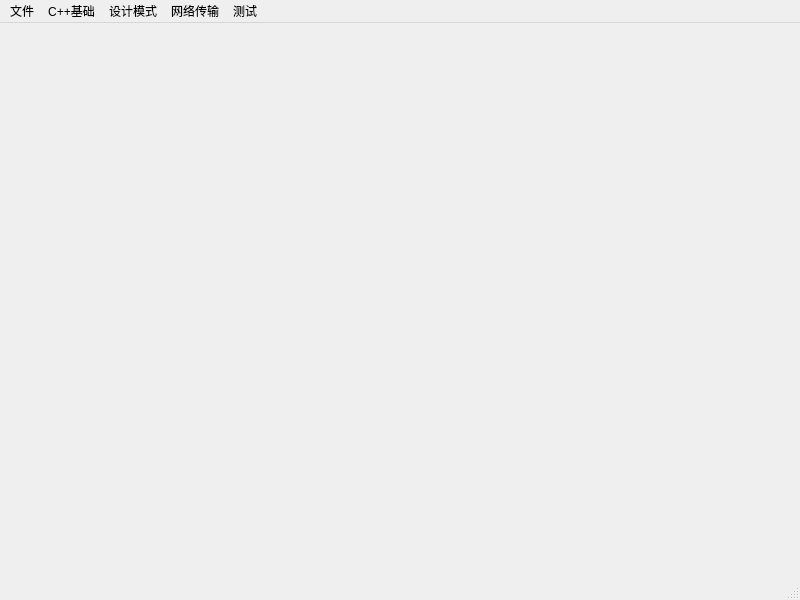
<?xml version="1.0" encoding="UTF-8"?>
<ui version="4.0">
 <class>MainWindow</class>
 <widget class="QMainWindow" name="MainWindow">
  <property name="geometry">
   <rect>
    <x>0</x>
    <y>0</y>
    <width>800</width>
    <height>600</height>
   </rect>
  </property>
  <property name="windowTitle">
   <string>MainWindow</string>
  </property>
  <widget class="QWidget" name="centralwidget"/>
  <widget class="QMenuBar" name="menubar">
   <property name="geometry">
    <rect>
     <x>0</x>
     <y>0</y>
     <width>800</width>
     <height>22</height>
    </rect>
   </property>
   <widget class="QMenu" name="menu">
    <property name="title">
     <string>设计模式</string>
    </property>
    <widget class="QMenu" name="menuCreation">
     <property name="title">
      <string>创建型模式</string>
     </property>
     <addaction name="actionSimpleFactory"/>
     <addaction name="actionFactory"/>
     <addaction name="actionAbstractFactory"/>
     <addaction name="separator"/>
     <addaction name="actionSingleton"/>
     <addaction name="actionBuilder"/>
     <addaction name="separator"/>
     <addaction name="actionPrototype"/>
    </widget>
    <widget class="QMenu" name="menuStructural">
     <property name="title">
      <string>结构型模式</string>
     </property>
     <addaction name="actionAdapter"/>
     <addaction name="actionBridge"/>
     <addaction name="actionFilter"/>
     <addaction name="actionComposite"/>
     <addaction name="actionDecorator"/>
     <addaction name="actionFacade"/>
     <addaction name="actionFlyweight"/>
     <addaction name="actionProxy"/>
    </widget>
    <widget class="QMenu" name="menuBehavioral">
     <property name="title">
      <string>行为型模式</string>
     </property>
     <addaction name="actionChainOfResponsibility"/>
     <addaction name="actionCommand"/>
     <addaction name="actionInterpreter"/>
     <addaction name="actionIterator"/>
     <addaction name="actionMediator"/>
     <addaction name="actionMemento"/>
     <addaction name="actionObserver"/>
     <addaction name="actionState"/>
     <addaction name="actionNullObject"/>
     <addaction name="actionStrategy"/>
     <addaction name="actionTemplate"/>
     <addaction name="actionVistor"/>
    </widget>
    <widget class="QMenu" name="menuJ2EE">
     <property name="title">
      <string>J2EE模式</string>
     </property>
     <addaction name="actionMvc"/>
     <addaction name="actionBusinessDelegate"/>
     <addaction name="actionCompositeEntity"/>
     <addaction name="actionDataAccessObj"/>
     <addaction name="actionFrontController"/>
     <addaction name="actionInterceptingFilter"/>
     <addaction name="actionServiceLocator"/>
     <addaction name="actionTransferObj"/>
    </widget>
    <addaction name="menuCreation"/>
    <addaction name="menuStructural"/>
    <addaction name="menuBehavioral"/>
    <addaction name="separator"/>
    <addaction name="menuJ2EE"/>
   </widget>
   <widget class="QMenu" name="menuBaseOnCpp">
    <property name="title">
     <string>C++基础</string>
    </property>
   </widget>
   <widget class="QMenu" name="menuFiles">
    <property name="title">
     <string>文件</string>
    </property>
    <widget class="QMenu" name="menuBinFileOpt">
     <property name="title">
      <string>二进制文件</string>
     </property>
     <addaction name="actionQtBinFileOpt"/>
     <addaction name="actionStdBinFileOpt"/>
    </widget>
    <addaction name="menuBinFileOpt"/>
    <addaction name="actionRenixFileOpt"/>
    <addaction name="actionTextOpt"/>
    <addaction name="actionOfficeOpt"/>
    <addaction name="actionFileEncodeChange"/>
    <addaction name="actionQuit"/>
   </widget>
   <widget class="QMenu" name="menuNetwork">
    <property name="title">
     <string>网络传输</string>
    </property>
    <widget class="QMenu" name="menuFtp">
     <property name="title">
      <string>Ftp</string>
     </property>
     <addaction name="actionFtpServer"/>
     <addaction name="actionFtpClient"/>
    </widget>
    <widget class="QMenu" name="menuHttp">
     <property name="title">
      <string>Http(s)</string>
     </property>
     <addaction name="actionHttpServer"/>
     <addaction name="actionHttpClient"/>
    </widget>
    <addaction name="menuFtp"/>
    <addaction name="menuHttp"/>
    <addaction name="actionCom"/>
   </widget>
   <widget class="QMenu" name="menuTestOpt">
    <property name="title">
     <string>测试</string>
    </property>
    <addaction name="actionDllTest"/>
    <addaction name="actionUnitTest"/>
   </widget>
   <addaction name="menuFiles"/>
   <addaction name="menuBaseOnCpp"/>
   <addaction name="menu"/>
   <addaction name="menuNetwork"/>
   <addaction name="menuTestOpt"/>
  </widget>
  <widget class="QStatusBar" name="statusbar"/>
  <action name="actiondd_5">
   <property name="text">
    <string>dd</string>
   </property>
  </action>
  <action name="actionFactory">
   <property name="text">
    <string>工厂模式</string>
   </property>
  </action>
  <action name="actionAbstractFactory">
   <property name="text">
    <string>抽象工厂模式</string>
   </property>
  </action>
  <action name="actionSingleton">
   <property name="text">
    <string>单例模式</string>
   </property>
  </action>
  <action name="actionBuilder">
   <property name="text">
    <string>建造者模式</string>
   </property>
  </action>
  <action name="actionPrototype">
   <property name="text">
    <string>原型模式</string>
   </property>
  </action>
  <action name="actioncc_6">
   <property name="text">
    <string>cc</string>
   </property>
  </action>
  <action name="actioncc_7">
   <property name="text">
    <string>cc</string>
   </property>
  </action>
  <action name="actioncc_8">
   <property name="text">
    <string>cc</string>
   </property>
  </action>
  <action name="actioncc_9">
   <property name="text">
    <string>cc</string>
   </property>
  </action>
  <action name="actionAdapter">
   <property name="text">
    <string>适配器模式</string>
   </property>
  </action>
  <action name="actionBridge">
   <property name="text">
    <string>桥接模式</string>
   </property>
  </action>
  <action name="actionFilter">
   <property name="text">
    <string>过滤器模式</string>
   </property>
  </action>
  <action name="actionComposite">
   <property name="text">
    <string>组合模式</string>
   </property>
  </action>
  <action name="actionDecorator">
   <property name="text">
    <string>装饰模式</string>
   </property>
  </action>
  <action name="actionFacade">
   <property name="text">
    <string>外观模式</string>
   </property>
  </action>
  <action name="actionFlyweight">
   <property name="text">
    <string>享元模式</string>
   </property>
  </action>
  <action name="actionProxy">
   <property name="text">
    <string>代理模式</string>
   </property>
  </action>
  <action name="actioncc_18">
   <property name="text">
    <string>cc</string>
   </property>
  </action>
  <action name="actioncc_19">
   <property name="text">
    <string>cc</string>
   </property>
  </action>
  <action name="actioncc_20">
   <property name="text">
    <string>cc</string>
   </property>
  </action>
  <action name="actionChainOfResponsibility">
   <property name="text">
    <string>责任链模式</string>
   </property>
  </action>
  <action name="actionCommand">
   <property name="text">
    <string>命令模式</string>
   </property>
  </action>
  <action name="actionInterpreter">
   <property name="text">
    <string>解释器模式</string>
   </property>
  </action>
  <action name="actionIterator">
   <property name="text">
    <string>迭代器模式</string>
   </property>
  </action>
  <action name="actionMediator">
   <property name="text">
    <string>中介者模式</string>
   </property>
  </action>
  <action name="actionMemento">
   <property name="text">
    <string>备忘录模式</string>
   </property>
  </action>
  <action name="actionObserver">
   <property name="text">
    <string>观察者模式</string>
   </property>
  </action>
  <action name="actionState">
   <property name="text">
    <string>状态模式</string>
   </property>
  </action>
  <action name="actionNullObject">
   <property name="text">
    <string>空对象模式</string>
   </property>
  </action>
  <action name="actionStrategy">
   <property name="text">
    <string>策略模式</string>
   </property>
  </action>
  <action name="actionTemplate">
   <property name="text">
    <string>模板模式</string>
   </property>
  </action>
  <action name="actionVistor">
   <property name="text">
    <string>访问者模式</string>
   </property>
  </action>
  <action name="action_3">
   <property name="text">
    <string>cc</string>
   </property>
  </action>
  <action name="actionMvc">
   <property name="text">
    <string>MVC模式</string>
   </property>
  </action>
  <action name="actionBusinessDelegate">
   <property name="text">
    <string>业务代表模式</string>
   </property>
  </action>
  <action name="actionCompositeEntity">
   <property name="text">
    <string>组合实体模式</string>
   </property>
  </action>
  <action name="actionQuit">
   <property name="text">
    <string>退出</string>
   </property>
  </action>
  <action name="actionSimpleFactory">
   <property name="text">
    <string>简单工厂模式</string>
   </property>
  </action>
  <action name="actionDataAccessObj">
   <property name="text">
    <string>数据访问对象模式</string>
   </property>
  </action>
  <action name="actionFrontController">
   <property name="text">
    <string>前端控制器模式</string>
   </property>
  </action>
  <action name="actionInterceptingFilter">
   <property name="text">
    <string>拦截过滤器模式</string>
   </property>
  </action>
  <action name="actionServiceLocator">
   <property name="text">
    <string>服务定位器模式</string>
   </property>
  </action>
  <action name="actionTransferObj">
   <property name="text">
    <string>传输对象模式</string>
   </property>
  </action>
  <action name="actionRenixFileOpt">
   <property name="text">
    <string>Renix文件</string>
   </property>
  </action>
  <action name="actionTextOpt">
   <property name="text">
    <string>普通文本文件</string>
   </property>
  </action>
  <action name="actionOfficeOpt">
   <property name="text">
    <string>Office文档文件</string>
   </property>
  </action>
  <action name="actionFileEncodeChange">
   <property name="text">
    <string>文件编码格式转换</string>
   </property>
  </action>
  <action name="actionCom">
   <property name="text">
    <string>Com</string>
   </property>
  </action>
  <action name="actionFtpServer">
   <property name="text">
    <string>服务端</string>
   </property>
  </action>
  <action name="actionFtpClient">
   <property name="text">
    <string>客户端</string>
   </property>
  </action>
  <action name="actionHttpServer">
   <property name="text">
    <string>服务端</string>
   </property>
  </action>
  <action name="actionHttpClient">
   <property name="text">
    <string>客户端</string>
   </property>
  </action>
  <action name="actionDllTest">
   <property name="text">
    <string>动态库接口测试</string>
   </property>
  </action>
  <action name="actionQtBinFileOpt">
   <property name="text">
    <string>Qt处理二进制</string>
   </property>
  </action>
  <action name="actionStdBinFileOpt">
   <property name="text">
    <string>Cpp标准处理二进制</string>
   </property>
  </action>
  <action name="actionUnitTest">
   <property name="text">
    <string>单元测试</string>
   </property>
  </action>
 </widget>
 <resources/>
 <connections/>
</ui>
